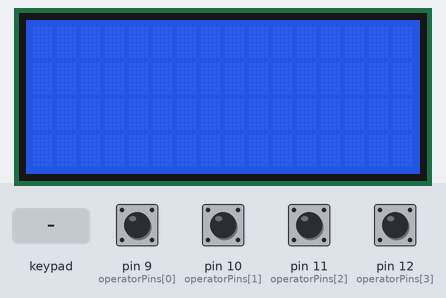
Recording of a sketch running on a simulated Arduino Uno, built with avr-gcc and run on an emulated ATmega328P. On the bench: 16×4 character LCD. The test bench sets the inputs (shaded band); at power-on: pin 9 (operatorPins[0]), pin 10 (operatorPins[1]), pin 11 (operatorPins[2]), pin 12 (operatorPins[3]) HIGH. Random numbers use the default seed unless the sketch sets one; what the sketch prints to the serial monitor is not drawn.

Above: at 1.2 s.
1.3 s: keypad keys 9 1 0 1 1 1 2 pressed 0.4 s apart
At 4.8 s:
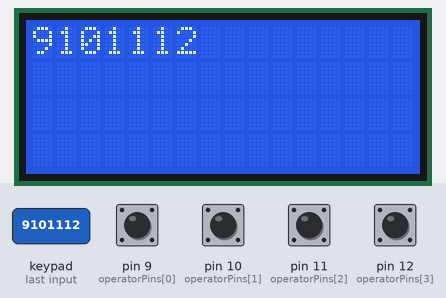
5.6 s: pin 10 (operatorPins[1]) pulled LOW for 0.15 s
7.2 s: keypad keys 9 1 0 1 1 1 2 * pressed 0.4 s apart
At 11.0 s:
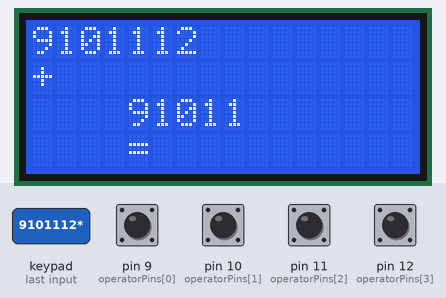
11.9 s: key '#' pressed
At 12.2 s:
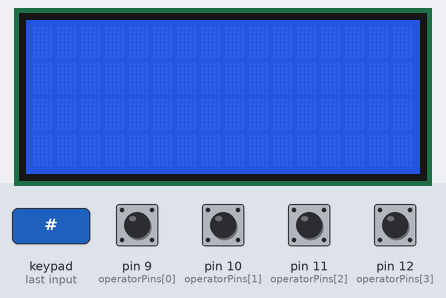
13.4 s: key '1' pressed
14.9 s: pin 11 (operatorPins[2]) pulled LOW for 0.15 s
At 15.4 s:
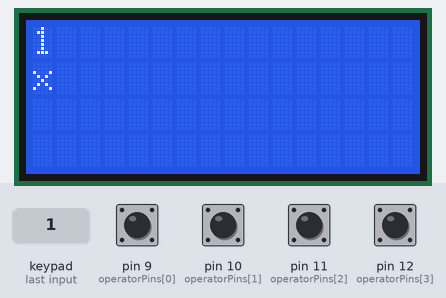
Timing chart, 0 to 17.5 s (numbered marks = the images above; inputs shaded):
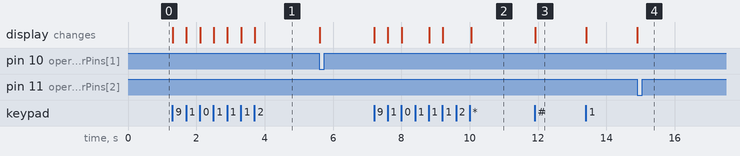

The sketch:

Calculator_Code.ino
```cpp
// The Special Calculator
// Dunn (Qiyuan) Zhang
// This code will calculate the selected operations of the two inputs, and based on the circumstances, produce either a correct, or false result.
// For pin mapping, refer to the schematic provided in the project documentation site.

#include <LiquidCrystal_I2C.h>
#include <Wire.h>
#include <Keypad.h>

/// https://www.allaboutcircuits.com/projects/use-a-keypad-with-your-arduino/

enum { INPUT1,                  // first row
       OPERATOR,                // second row
       INPUT2,                  // third row
       ENTER,                   // perform calcuations (do not alter result here)
       SOLUTION,                // alter the result, if prompted, and then display on screen
       DUNN } mode = INPUT1;    // "DONE" mark the operation as complete and clear all inputs

LiquidCrystal_I2C screen(0x27, 16, 4);

const byte rows = 4;
const byte cols = 3;

const int operatorPins[] = { 9, 10, 11, 12 };
int operatorState = 0;
int currOperator = 0;  // 0: None, 1: Add, 2: Subtract, 3: Multiply, 4: Division

// define key map, with assistance from Prof. Robert Zacharias

char keys[rows][cols] = {
  { '1', '2', '3' },
  { '4', '5', '6' },
  { '7', '8', '9' },
  { '*', '0', '#' }
};

byte rowPins[rows] = { 4, 2, 8, 6 };
byte colPins[cols] = { 3, 7, 5 };
Keypad keypad = Keypad(makeKeymap(keys), rowPins, colPins, rows, cols);

unsigned long timer;

long inputNum1;
long inputNum2;
long solution;

bool clearState = false;
bool overflow = false;
bool falseSolution = true;

int calculations = 0;

// Count Function - provided by ChatGPT

int countDigits(unsigned long num) {
  if (num == 0) return 1;  // Special case for 0, as log10(0) is undefined

  int count = 0;
  while (num > 0) {
    count++;
    num /= 10;
  }
  return count;
}

// switch digits in a number - provided by ChatGPT

long switchRandomDigits(long num) {
  String numStr = String(num);  // Convert the number to a string
  int len = numStr.length();
  if (len < 2) return num;    // No digits to switch if the number is a single digit
  int pos1 = random(0, len);  // Random position between 0 and len-1
  int pos2;
  do {
    pos2 = random(0, len);
  } while (pos1 == pos2);  // Ensure we get two distinct positions
  // Swap the digits
  char temp = numStr[pos1];
  numStr[pos1] = numStr[pos2];
  numStr[pos2] = temp;
  return numStr.toInt();  // Convert back to integer
}

void setup() {
  Serial.begin(9600);
  screen.init();
  screen.backlight();
  screen.home();

  for (int x = 0; x < 4; x++) {
    pinMode(operatorPins[x], INPUT_PULLUP);
  }
}

void loop() {

  bool floatSolution = false;

  switch (mode) {
    case INPUT1:
      {
        // Metal Jeypad
        char key1 = keypad.getKey();
        if (key1 and isdigit(key1)) {
          long digit = key1 - '0';
          if (inputNum1 <= (2147483647 - digit) / 10) {  // max of long
            inputNum1 = inputNum1 * 10 + digit;
            screen.setCursor(0, 0);
            screen.print(inputNum1);
            // Serial.println(inputNum1);
          }
        }
        // 1x4 Key strip (operators)
        for (int x = 0; x < 4; x++) {
          operatorState = digitalRead(operatorPins[x]);
          if (operatorState == LOW and operatorPins[x] == 10) {
            currOperator = 1;
          }
          if (operatorState == LOW and operatorPins[x] == 9) {
            currOperator = 2;
          }
          if (operatorState == LOW and operatorPins[x] == 11) {
            currOperator = 3;
          }
          if (operatorState == LOW and operatorPins[x] == 12) {
            currOperator = 4;
          }
        }
        if (currOperator != 0 and inputNum1 != 0) {
          mode = OPERATOR;
        }
        if (key1 == '#') {
          inputNum1 = 0;
          screen.clear();
        }
        break;
      }
    case OPERATOR:
      {
        for (int x = 0; x < 4; x++) {
          operatorState = digitalRead(operatorPins[x]);
          screen.setCursor(0, 1);
          if (operatorState == LOW and operatorPins[x] == 10) {
            currOperator = 1;
            // Serial.println("+");
            screen.print("+");
          }
          if (operatorState == LOW and operatorPins[x] == 9) {
            currOperator = 2;
            // Serial.println("-");
            screen.print("-");
          }
          if (operatorState == LOW and operatorPins[x] == 11) {
            currOperator = 3;
            // Serial.println("x");
            screen.print("x");
          }
          if (operatorState == LOW and operatorPins[x] == 12) {
            currOperator = 4;
            // Serial.println("÷");
            screen.print(char(0xfd));
          }
        }
        char key2 = keypad.getKey();
        if (key2 and isDigit(key2)) {
          if (currOperator != 0) {
            mode = INPUT2;
            inputNum2 = key2 - '0';
            screen.setCursor(0, 2);
            screen.print(inputNum2);
          }
        }

        break;
      }
    case INPUT2:
      {
        // Metal Jeypad
        char key3 = keypad.getKey();
        if (key3 and isdigit(key3)) {
          clearState = false;
          long digit = key3 - '0';
          if (inputNum2 <= (2147483647 - digit) / 10) {  // max of long
            inputNum2 = inputNum2 * 10 + digit;
            screen.setCursor(0, 2);
            screen.print(inputNum2);
          }
        }
        if (key3 == '*') {
          mode = ENTER;
        }
        // clear funtion
        if (key3 == '#' and clearState == false) {
          screen.clear();
          inputNum2 = 0;
          screen.setCursor(0, 0);
          screen.print(inputNum1);

          screen.setCursor(0, 1);
          if (currOperator == 1) {
            screen.print("+");
          }
          if (currOperator == 2) {
            screen.print("-");
          }
          if (currOperator == 3) {
            screen.print("x");
          }
          if (currOperator == 4) {
            screen.print(char(0xfd));
          }
          screen.setCursor(0, 2);
          screen.print(inputNum2);

          clearState = true;
        }
        key3 = keypad.getKey();
        if (key3 == '#' and clearState == true) {
          inputNum1 = 0;
          currOperator = 0;
          inputNum2 = 0;
          mode = INPUT1;
          screen.clear();
          clearState = false;
        }
        break;
      }
    case ENTER:
      {
        bool solutionGenerated = false;
        if (currOperator == 1) {
          solution = inputNum1 + inputNum2;
          solutionGenerated = true;
        }
        if (currOperator == 2) {
          solution = inputNum1 - inputNum2;
          solutionGenerated = true;
        }
        if (currOperator == 3) {
          solution = inputNum1 * inputNum2;
          if (inputNum1 != 0 and solution / inputNum1 != inputNum2) {
            overflow = true;
          }
          solutionGenerated = true;
        }
        if (currOperator == 4) {
          solution = inputNum1 / inputNum2;
          solutionGenerated = true;
        }
        if (solutionGenerated) {
          mode = SOLUTION;
        }
        break;
      }
    case SOLUTION:  // alter solution
      {
        char key4 = keypad.getKey();
        calculations += 1;
        int count = countDigits(solution);
        if ((calculations % 10 == 0) or ((millis() / 1000) % 5 == 0)) {  // alter answer
          Serial.println("False Answer");
          // setup manipulation cases
          int alterCase = random(1, 4);
          Serial.println((String) "altered case:" + alterCase);
          switch (alterCase) {
            case 1:
              Serial.println((String) "1 unaltered solution:" + solution);
              solution += random(1, 11);
              break;
            case 2:
              Serial.println((String) "2 unaltered solution:" + solution);
              solution -= random(1, 11);
              break;
            case 3:
              Serial.println((String) "3 unaltered solution:" + solution);
              solution = switchRandomDigits(solution);
              break;
          }
        }
        if (overflow == false) {
          int startLocation = 20 - count;
          screen.setCursor(startLocation, 3);
          screen.print(solution);
          screen.setCursor(0, 3);
          screen.print("=");
        } else {
          screen.setCursor(0, 3);
          screen.print("Output Overflew.....");
        }
        // Serial.println((String) "calculations:" + calculations);
        Serial.println((String) "Current Calculation: " + calculations);
        Serial.println((String) "Current Time: " + millis());
        mode = DUNN;
        break;
      }
    case DUNN:
      {
        char key4 = keypad.getKey();
        if (key4 == '#') {
          mode = INPUT1;
          inputNum1 = 0;
          inputNum2 = 0;
          currOperator = 0;
          overflow = false;
          screen.clear();
        }
        break;
      }
  }
}
```

Measured:
- after the input at 1.3 s, the display: first changes at once (image 1 shows a later state)
- after the input at 7.2 s, the display: first changes at once (image 2 shows a later state)
- after the input at 11.9 s, the display: changes at once (image 3)
- after the input at 14.9 s, the display: changes at once (image 4)
